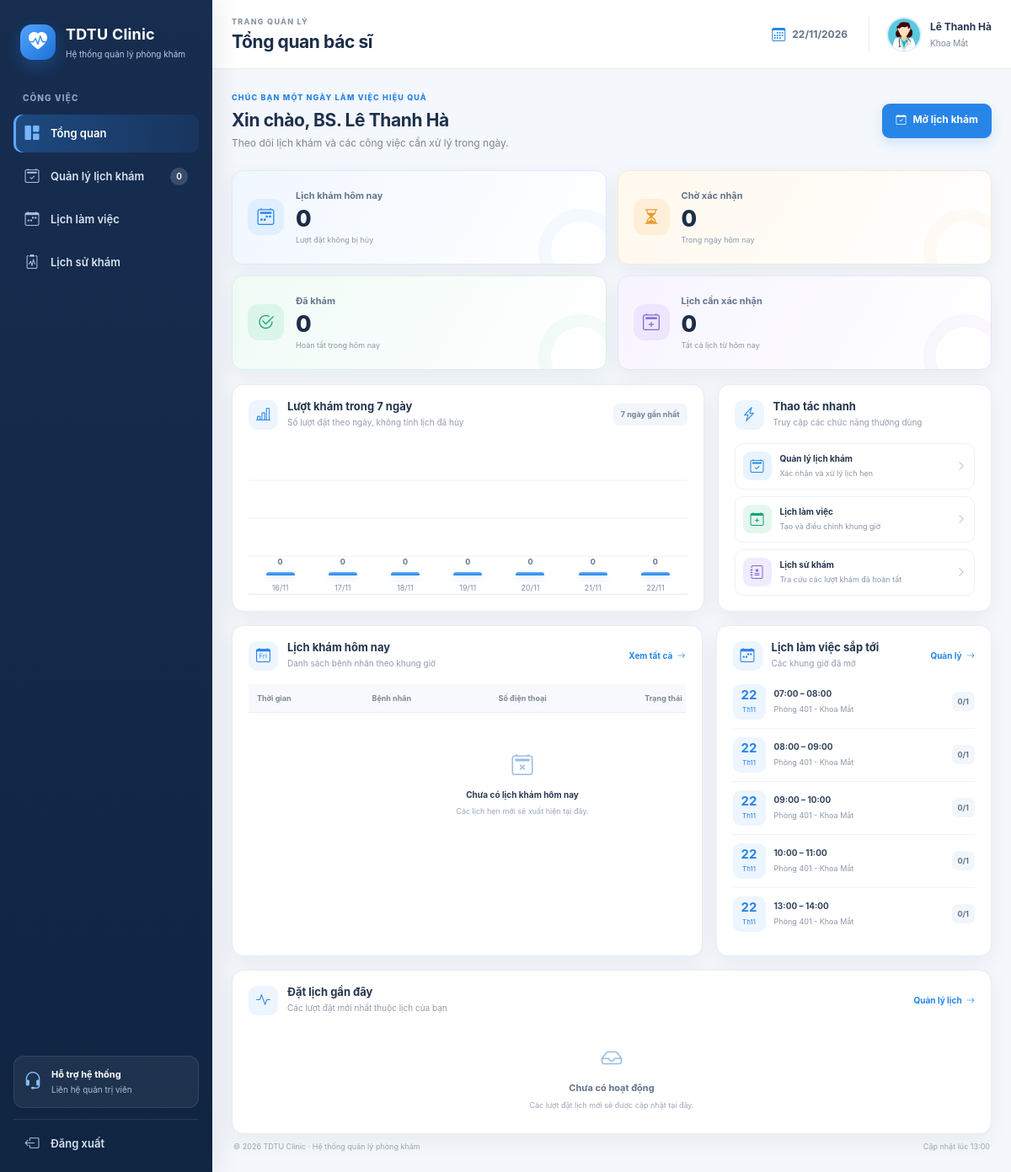
Page /doctor/dashboard.php (signed in) on the committed database.
### tables this page shows
CREATE TABLE IF NOT EXISTS BacSi (
    MaBS VARCHAR(10) PRIMARY KEY,
    MaTK INT NOT NULL UNIQUE,
    MaCK INT NOT NULL,
    HoTen VARCHAR(150) NOT NULL,
    GioiTinh VARCHAR(20),
    NgaySinh DATE,
    SoDienThoai VARCHAR(20),
    Email VARCHAR(150),
    HocVi VARCHAR(150),
    ChuyenMon VARCHAR(255),
    KinhNghiem INT NOT NULL DEFAULT 0,
    AnhDaiDien VARCHAR(255),
    TrangThai TINYINT(1) NOT NULL DEFAULT 1,

    CONSTRAINT FK_BacSi_TaiKhoan
        FOREIGN KEY (MaTK)
        REFERENCES TaiKhoan(MaTK)
        ON UPDATE CASCADE
        ON DELETE RESTRICT,

    CONSTRAINT FK_BacSi_ChuyenKhoa
        FOREIGN KEY (MaCK)
        REFERENCES ChuyenKhoa(MaCK)
        ON UPDATE CASCADE
        ON DELETE RESTRICT,

    INDEX idx_bacsi_mack (MaCK),
    INDEX idx_bacsi_hoten (HoTen)
);

CREATE TABLE IF NOT EXISTS ChuyenKhoa (
    MaCK INT AUTO_INCREMENT PRIMARY KEY,
    MaVietTat VARCHAR(10) NOT NULL UNIQUE,
    TenChuyenKhoa VARCHAR(150) NOT NULL UNIQUE,
    MoTa TEXT,
    TrangThai TINYINT(1) NOT NULL DEFAULT 1
);

CREATE TABLE IF NOT EXISTS LichKham (
    MaLich INT AUTO_INCREMENT PRIMARY KEY,
    MaBS VARCHAR(10) NOT NULL,
    MaPK INT NULL,
    NgayKham DATE NOT NULL,
    GioBatDau TIME NOT NULL,
    GioKetThuc TIME NOT NULL,
    SoLuongToiDa INT NOT NULL DEFAULT 1,
    SoLuongDaDat INT NOT NULL DEFAULT 0,
    TrangThai ENUM('Mo', 'Day', 'Huy') NOT NULL DEFAULT 'Mo',
    GhiChu VARCHAR(500),

    CONSTRAINT FK_LichKham_BacSi
        FOREIGN KEY (MaBS)
        REFERENCES BacSi(MaBS)
        ON UPDATE CASCADE
        ON DELETE RESTRICT,

    CONSTRAINT FK_LichKham_PhongKham
        FOREIGN KEY (MaPK)
        REFERENCES PhongKham(MaPK)
        ON UPDATE CASCADE
        ON DELETE RESTRICT,

    CONSTRAINT CK_LichKham_ThoiGian
        CHECK (GioKetThuc > GioBatDau),

    CONSTRAINT CK_LichKham_SoLuong
        CHECK (SoLuongToiDa > 0 AND SoLuongDaDat >= 0),

    UNIQUE KEY uq_lich_bacsi (MaBS, NgayKham, GioBatDau),
    INDEX idx_lich_ngay (NgayKham),
    INDEX idx_lich_phong (MaPK)
);

CREATE TABLE IF NOT EXISTS PhongKham (
    MaPK INT AUTO_INCREMENT PRIMARY KEY,
    TenPhong VARCHAR(100) NOT NULL,
    ViTri VARCHAR(255),
    TrangThai TINYINT(1) NOT NULL DEFAULT 1
);

### doctor/dashboard.php (the view, shortened to what this page needs)
<?php
require_once __DIR__ . '/../config/database.php';
function doctorDashboardEscape($value): string
{
    return htmlspecialchars((string)$value, ENT_QUOTES, 'UTF-8');
}
$stmt = $pdo->prepare(
    'SELECT bs.*, ck.TenChuyenKhoa
     FROM BacSi bs
     LEFT JOIN ChuyenKhoa ck ON ck.MaCK = bs.MaCK
     WHERE bs.MaTK = ?
     LIMIT 1'
);
$stmt->execute([$_SESSION['user']['MaTK']]);
$bacSi = $stmt->fetch();
$maBS = $bacSi['MaBS'];
$stmt = $pdo->prepare(
    "SELECT
        COUNT(dl.MaDatLich) AS total,
        COALESCE(SUM(dl.TrangThai = 'ChoXacNhan'), 0) AS pending,
        COALESCE(SUM(dl.TrangThai = 'DaXacNhan'), 0) AS confirmed,
        COALESCE(SUM(dl.TrangThai = 'DaKham'), 0) AS completed,
        COALESCE(SUM(dl.TrangThai = 'VangMat'), 0) AS missed
     FROM LichKham lk
     LEFT JOIN DatLich dl
        ON dl.MaLich = lk.MaLich
       AND dl.TrangThai <> 'DaHuy'
     WHERE lk.MaBS = ?
       AND lk.NgayKham = CURDATE()"
);
$stmt->execute([$maBS]);
$todayStats = $stmt->fetch();
$stmt = $pdo->prepare(
    "SELECT COUNT(*)
     FROM DatLich dl
     JOIN LichKham lk ON lk.MaLich = dl.MaLich
     WHERE lk.MaBS = ?
       AND lk.NgayKham >= CURDATE()
       AND dl.TrangThai = 'ChoXacNhan'"
);
$stmt->execute([$maBS]);
$pendingUpcoming = (int)$stmt->fetchColumn();
$stmt = $pdo->prepare(
    "SELECT
        lk.NgayKham,
        COUNT(dl.MaDatLich) AS total
     FROM LichKham lk
     LEFT JOIN DatLich dl
        ON dl.MaLich = lk.MaLich
       AND dl.TrangThai <> 'DaHuy'
     WHERE lk.MaBS = ?
       AND lk.NgayKham BETWEEN DATE_SUB(CURDATE(), INTERVAL 6 DAY) AND CURDATE()
     GROUP BY lk.NgayKham
     ORDER BY lk.NgayKham"
);
$stmt->execute([$maBS]);
$weeklyRows = $stmt->fetchAll();
$weeklyMap = [];
foreach ($weeklyRows as $row) {
    $weeklyMap[$row['NgayKham']] = (int)$row['total'];
}
$weeklyStats = [];
$weeklyMax = 1;
for ($i = 6; $i >= 0; $i--) {
    $date = date('Y-m-d', strtotime('-' . $i . ' days'));
    $count = $weeklyMap[$date] ?? 0;
    $weeklyStats[] = ['date' => $date, 'count' => $count];
    $weeklyMax = max($weeklyMax, $count);
}
$stmt = $pdo->prepare(
    "SELECT
        dl.MaDatLich,
        bn.HoTen,
        bn.SoDienThoai,
        lk.NgayKham,
        lk.GioBatDau,
        lk.GioKetThuc,
        dl.TrangThai,
        dl.LyDoKham
     FROM DatLich dl
     JOIN BenhNhan bn ON bn.MaBN = dl.MaBN
     JOIN LichKham lk ON lk.MaLich = dl.MaLich
     WHERE lk.MaBS = ?
       AND lk.NgayKham = CURDATE()
       AND dl.TrangThai <> 'DaHuy'
     ORDER BY lk.GioBatDau ASC
     LIMIT 8"
);
$stmt->execute([$maBS]);
$todayAppointments = $stmt->fetchAll();
$stmt = $pdo->prepare(
    "SELECT
        lk.NgayKham,
        lk.GioBatDau,
        lk.GioKetThuc,
        lk.SoLuongDaDat,
        lk.SoLuongToiDa,
        lk.TrangThai,
        pk.TenPhong
     FROM LichKham lk
     LEFT JOIN PhongKham pk ON pk.MaPK = lk.MaPK
     WHERE lk.MaBS = ?
       AND lk.NgayKham >= CURDATE()
       AND lk.TrangThai <> 'Huy'
     ORDER BY lk.NgayKham ASC, lk.GioBatDau ASC
     LIMIT 5"
);
$stmt->execute([$maBS]);
$upcomingSchedules = $stmt->fetchAll();
$stmt = $pdo->prepare(
    "SELECT
        bn.HoTen,
        lk.NgayKham,
        lk.GioBatDau,
        dl.NgayDat,
        dl.TrangThai
     FROM DatLich dl
     JOIN BenhNhan bn ON bn.MaBN = dl.MaBN
     JOIN LichKham lk ON lk.MaLich = dl.MaLich
     WHERE lk.MaBS = ?
     ORDER BY dl.NgayDat DESC
     LIMIT 5"
);
$stmt->execute([$maBS]);
$recentBookings = $stmt->fetchAll();
$avatar = trim((string)($bacSi['AnhDaiDien'] ?? ''));
$avatarUrl = $avatar !== '' ? '../' . ltrim($avatar, '/') : '../assets/img/health/doctor.jpg';
$todayLabel = date('d/m/Y');
?>
<!doctype html>
<html lang="vi">
<head>
    <link href="../assets/vendor/bootstrap/css/bootstrap.min.css" rel="stylesheet">
    <link href="../assets/vendor/bootstrap-icons/bootstrap-icons.min.css" rel="stylesheet">
    <link href="../assets/css/dashboard.css" rel="stylesheet">
</head>
<body class="clinic-dashboard-page">
<div class="dashboard-shell">
    <aside class="dashboard-sidebar" id="dashboardSidebar">
        <a class="sidebar-brand" href="dashboard.php">
            <span class="brand-mark"><i class="bi bi-heart-pulse-fill"></i></span>
            <span><strong>TDTU Clinic</strong><small>Hệ thống quản lý phòng khám</small></span>
        </a>
        <div class="sidebar-caption">CÔNG VIỆC</div>
        <nav class="sidebar-nav">
            <a class="sidebar-link active" href="dashboard.php"><i class="bi bi-grid-1x2-fill"></i><span>Tổng quan</span></a>
            <a class="sidebar-link" href="appointments.php"><i class="bi bi-calendar2-check"></i><span>Quản lý lịch khám</span><span class="sidebar-count"><?= (int)$pendingUpcoming ?></span></a>
            <a class="sidebar-link" href="schedules.php"><i class="bi bi-calendar-week"></i><span>Lịch làm việc</span></a>
            <a class="sidebar-link" href="history.php"><i class="bi bi-clipboard2-pulse"></i><span>Lịch sử khám</span></a>
        </nav>
        <div class="sidebar-bottom">
            <div class="sidebar-help"><i class="bi bi-headset"></i><div><strong>Hỗ trợ hệ thống</strong><span>Liên hệ quản trị viên</span></div></div>
            <a class="sidebar-link sidebar-logout" href="../logout.php"><i class="bi bi-box-arrow-left"></i><span>Đăng xuất</span></a>
        </div>
    </aside>
    <main class="dashboard-main">
        <header class="dashboard-topbar">
            <div class="topbar-heading"><span class="eyebrow">TRANG QUẢN LÝ</span><h1>Tổng quan bác sĩ</h1></div>
            <div class="topbar-actions">
                <div class="topbar-date"><i class="bi bi-calendar3"></i><span><?= doctorDashboardEscape($todayLabel) ?></span></div>
                <div class="topbar-user">
                    <img src="<?= doctorDashboardEscape($avatarUrl) ?>" alt="Ảnh bác sĩ" onerror="this.src='../assets/img/health/doctor.jpg'">
                    <div><strong><?= doctorDashboardEscape($bacSi['HoTen']) ?></strong><small><?= doctorDashboardEscape($bacSi['TenChuyenKhoa'] ?? 'Bác sĩ') ?></small></div>
                </div>
            </div>
        </header>
        <div class="dashboard-content">
            <section class="welcome-row">
                <div><p class="welcome-kicker">CHÚC BẠN MỘT NGÀY LÀM VIỆC HIỆU QUẢ</p><h2>Xin chào, BS. <?= doctorDashboardEscape($bacSi['HoTen']) ?></h2><p>Theo dõi lịch khám và các công việc cần xử lý trong ngày.</p></div>
                <a class="btn btn-primary dashboard-primary-btn" href="appointments.php"><i class="bi bi-calendar-check me-2"></i>Mở lịch khám</a>
            </section>
            <section class="stats-grid stats-grid-doctor">
                <article class="stat-card stat-blue"><div class="stat-icon"><i class="bi bi-calendar2-week"></i></div><div class="stat-copy"><span>Lịch khám hôm nay</span><strong><?= (int)$todayStats['total'] ?></strong><small>Lượt đặt không bị hủy</small></div></article>
                <article class="stat-card stat-orange"><div class="stat-icon"><i class="bi bi-hourglass-split"></i></div><div class="stat-copy"><span>Chờ xác nhận</span><strong><?= (int)$todayStats['pending'] ?></strong><small>Trong ngày hôm nay</small></div></article>
                <article class="stat-card stat-green"><div class="stat-icon"><i class="bi bi-check2-circle"></i></div><div class="stat-copy"><span>Đã khám</span><strong><?= (int)$todayStats['completed'] ?></strong><small>Hoàn tất trong hôm nay</small></div></article>
                <article class="stat-card stat-purple"><div class="stat-icon"><i class="bi bi-calendar2-plus"></i></div><div class="stat-copy"><span>Lịch cần xác nhận</span><strong><?= $pendingUpcoming ?></strong><small>Tất cả lịch từ hôm nay</small></div></article>
            </section>
            <section class="dashboard-grid dashboard-grid-main">
                <article class="dashboard-panel panel-chart">
                    <div class="panel-heading"><div><span class="panel-icon"><i class="bi bi-bar-chart-line"></i></span><div><h3>Lượt khám trong 7 ngày</h3><p>Số lượt đặt theo ngày, không tính lịch đã hủy</p></div></div><span class="panel-tag">7 ngày gần nhất</span></div>
                    <div class="weekly-chart" role="img" aria-label="Biểu đồ lượt khám trong 7 ngày gần nhất">
                        <?php foreach ($weeklyStats as $day): ?>
                            <div class="weekly-bar-item"><div class="weekly-bar-track"><div class="weekly-bar-fill" style="height: <?= max(3, (int)round(($day['count'] / $weeklyMax) * 100)) ?>%"><span><?= (int)$day['count'] ?></span></div></div><small><?= doctorDashboardEscape(date('d/m', strtotime($day['date']))) ?></small></div>
                        <?php endforeach; ?>
                    </div>
                </article>
                <article class="dashboard-panel panel-quick-actions">
                    <div class="panel-heading"><div><span class="panel-icon"><i class="bi bi-lightning-charge"></i></span><div><h3>Thao tác nhanh</h3><p>Truy cập các chức năng thường dùng</p></div></div></div>
                    <div class="quick-action-list">
                        <a href="appointments.php"><span class="quick-action-icon quick-blue"><i class="bi bi-calendar2-check"></i></span><span><strong>Quản lý lịch khám</strong><small>Xác nhận và xử lý lịch hẹn</small></span><i class="bi bi-chevron-right"></i></a>
                        <a href="schedules.php"><span class="quick-action-icon quick-green"><i class="bi bi-calendar-plus"></i></span><span><strong>Lịch làm việc</strong><small>Tạo và điều chỉnh khung giờ</small></span><i class="bi bi-chevron-right"></i></a>
                        <a href="history.php"><span class="quick-action-icon quick-purple"><i class="bi bi-journal-medical"></i></span><span><strong>Lịch sử khám</strong><small>Tra cứu các lượt khám đã hoàn tất</small></span><i class="bi bi-chevron-right"></i></a>
                    </div>
                </article>
            </section>
            <section class="dashboard-grid dashboard-grid-lower">
                <article class="dashboard-panel panel-table">
                    <div class="panel-heading"><div><span class="panel-icon"><i class="bi bi-calendar-day"></i></span><div><h3>Lịch khám hôm nay</h3><p>Danh sách bệnh nhân theo khung giờ</p></div></div><a class="panel-link" href="appointments.php">Xem tất cả <i class="bi bi-arrow-right"></i></a></div>
                    <div class="table-responsive dashboard-table-wrap">
                        <table class="table dashboard-table align-middle">
                            <thead><tr><th>Thời gian</th><th>Bệnh nhân</th><th>Số điện thoại</th><th>Trạng thái</th><th></th></tr></thead>
                            <tbody>
                            <?php if (!$todayAppointments): ?><tr><td colspan="5"><div class="empty-state"><i class="bi bi-calendar2-x"></i><strong>Chưa có lịch khám hôm nay</strong><span>Các lịch hẹn mới sẽ xuất hiện tại đây.</span></div></td></tr><?php endif; ?>
                            </tbody>
                        </table>
                    </div>
                </article>
                <article class="dashboard-panel panel-schedule-list">
                    <div class="panel-heading"><div><span class="panel-icon"><i class="bi bi-calendar-week"></i></span><div><h3>Lịch làm việc sắp tới</h3><p>Các khung giờ đã mở</p></div></div><a class="panel-link" href="schedules.php">Quản lý <i class="bi bi-arrow-right"></i></a></div>
                    <div class="schedule-list">
                        <?php foreach ($upcomingSchedules as $schedule): ?>
                            <div class="schedule-item"><div class="schedule-date"><strong><?= doctorDashboardEscape(date('d', strtotime($schedule['NgayKham']))) ?></strong><small>Th<?= doctorDashboardEscape(date('m', strtotime($schedule['NgayKham']))) ?></small></div><div class="schedule-info"><strong><?= doctorDashboardEscape(substr($schedule['GioBatDau'], 0, 5)) ?> – <?= doctorDashboardEscape(substr($schedule['GioKetThuc'], 0, 5)) ?></strong><small><?= doctorDashboardEscape($schedule['TenPhong'] ?: 'Chưa phân phòng') ?></small></div><span class="capacity-pill"><?= (int)$schedule['SoLuongDaDat'] ?>/<?= (int)$schedule['SoLuongToiDa'] ?></span></div>
                        <?php endforeach; ?>
                    </div>
                </article>
            </section>
            <section class="dashboard-panel panel-activity">
                <div class="panel-heading"><div><span class="panel-icon"><i class="bi bi-activity"></i></span><div><h3>Đặt lịch gần đây</h3><p>Các lượt đặt mới nhất thuộc lịch của bạn</p></div></div><a class="panel-link" href="history.php">Quản lý lịch <i class="bi bi-arrow-right"></i></a></div>
                <div class="activity-list">
                    <?php if (!$recentBookings): ?><div class="empty-state compact-empty"><i class="bi bi-inbox"></i><strong>Chưa có hoạt động</strong><span>Các lượt đặt lịch mới sẽ được cập nhật tại đây.</span></div><?php endif; ?>
                </div>
            </section>
            <footer class="dashboard-footer">© <?= date('Y') ?> TDTU Clinic · Hệ thống quản lý phòng khám <span>Cập nhật lúc <?= date('H:i') ?></span></footer>
        </div>
    </main>
</div>
</body>
</html>

### rows in the picture
bacsi: HoTen "Lê Thanh Hà", MaCK.TenChuyenKhoa "Khoa Mắt"
lichkham: NgayKham "22", NgayKham "11", GioBatDau "07:00", GioKetThuc "08:00", MaPK.TenPhong "Phòng 401 - Khoa Mắt", SoLuongDaDat "0", SoLuongToiDa "1"
lichkham: NgayKham "22", NgayKham "11", GioBatDau "08:00", GioKetThuc "09:00", MaPK.TenPhong "Phòng 401 - Khoa Mắt", SoLuongDaDat "0", SoLuongToiDa "1"
lichkham: NgayKham "22", NgayKham "11", GioBatDau "09:00", GioKetThuc "10:00", MaPK.TenPhong "Phòng 401 - Khoa Mắt", SoLuongDaDat "0", SoLuongToiDa "1"
lichkham: NgayKham "22", NgayKham "11", GioBatDau "10:00", GioKetThuc "11:00", MaPK.TenPhong "Phòng 401 - Khoa Mắt", SoLuongDaDat "0", SoLuongToiDa "1"
lichkham: NgayKham "22", NgayKham "11", GioBatDau "13:00", GioKetThuc "14:00", MaPK.TenPhong "Phòng 401 - Khoa Mắt", SoLuongDaDat "0", SoLuongToiDa "1"

### other values in the picture
$pendingUpcoming "0"
$todayStats['total'] "0"
$todayStats['pending'] "0"
$todayStats['completed'] "0"
$day['count'] "0"
doctorDashboardEscape(date('d/m', strtotime($day['date']))) "16/11"
doctorDashboardEscape(date('d/m', strtotime($day['date']))) "17/11"
doctorDashboardEscape(date('d/m', strtotime($day['date']))) "18/11"
doctorDashboardEscape(date('d/m', strtotime($day['date']))) "19/11"
doctorDashboardEscape(date('d/m', strtotime($day['date']))) "20/11"
doctorDashboardEscape(date('d/m', strtotime($day['date']))) "21/11"
doctorDashboardEscape(date('d/m', strtotime($day['date']))) "22/11"
